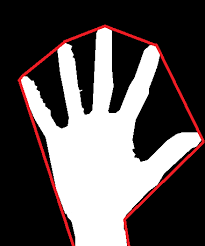
#> input picture hand_convex.png, 205 x 246 px, given in place of the camera
$ python HandDetection.py   (older library calls are emulated)
#> lines starting #> are read from the running program, lines starting #| are printed output that depends on the picture
import cv2
import numpy as np
import time

#Open Camera object
cap = cv2.VideoCapture(0)

#Decrease frame size
cap.set(cv2.cv.CV_CAP_PROP_FRAME_WIDTH, 1000)
cap.set(cv2.cv.CV_CAP_PROP_FRAME_HEIGHT, 600)

def nothing(x):
    pass

# Function to find angle between two vectors
def Angle(v1,v2):
 dot = np.dot(v1,v2)
 x_modulus = np.sqrt((v1*v1).sum())
 y_modulus = np.sqrt((v2*v2).sum())
 cos_angle = dot / x_modulus / y_modulus
 angle = np.degrees(np.arccos(cos_angle))
 return angle

# Function to find distance between two points in a list of lists
def FindDistance(A,B):
 return np.sqrt(np.power((A[0][0]-B[0][0]),2) + np.power((A[0][1]-B[0][1]),2))


# Creating a window for HSV track bars
cv2.namedWindow('HSV_TrackBar')

# Starting with 100's to prevent error while masking
h,s,v = 100,100,100

# Creating track bar
cv2.createTrackbar('h', 'HSV_TrackBar',0,179,nothing)
cv2.createTrackbar('s', 'HSV_TrackBar',0,255,nothing)
cv2.createTrackbar('v', 'HSV_TrackBar',0,255,nothing)

while(1):

    #Measure execution time
    start_time = time.time()

    #Capture frames from the camera
    ret, frame = cap.read()
#> frame is the input picture: shape (246, 205, 3); mean B, G, R 83, 82.7, 89.7

    #Blur the image
    blur = cv2.blur(frame,(3,3))
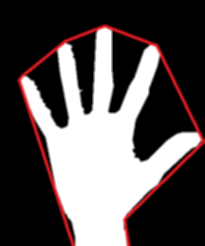
#> blur: shape (246, 205, 3); mean B, G, R 83, 82.7, 89.7

 	#Convert to HSV color space
    hsv = cv2.cvtColor(blur,cv2.COLOR_BGR2HSV)
#> hsv: shape (246, 205, 3); mean H, S, V 11.2, 14.2, 89.7

    #Create a binary image with where white will be skin colors and rest is black
    mask2 = cv2.inRange(hsv,np.array([2,50,50]),np.array([15,255,255]))
#> mask2: shape (246, 205); every value is 0

    #Kernel matrices for morphological transformation
    kernel_square = np.ones((11,11),np.uint8)
    kernel_ellipse= cv2.getStructuringElement(cv2.MORPH_ELLIPSE,(5,5))

    #Perform morphological transformations to filter out the background noise
    #Dilation increase skin color area
    #Erosion increase skin color area
    dilation = cv2.dilate(mask2,kernel_ellipse,iterations = 1)
    erosion = cv2.erode(dilation,kernel_square,iterations = 1)
    dilation2 = cv2.dilate(erosion,kernel_ellipse,iterations = 1)
    filtered = cv2.medianBlur(dilation2,5)
    kernel_ellipse= cv2.getStructuringElement(cv2.MORPH_ELLIPSE,(8,8))
    dilation2 = cv2.dilate(filtered,kernel_ellipse,iterations = 1)
    kernel_ellipse= cv2.getStructuringElement(cv2.MORPH_ELLIPSE,(5,5))
    dilation3 = cv2.dilate(filtered,kernel_ellipse,iterations = 1)
    median = cv2.medianBlur(dilation2,5)
    ret,thresh = cv2.threshold(median,127,255,0)

    #Find contours of the filtered frame
    contours, hierarchy = cv2.findContours(thresh,cv2.RETR_TREE,cv2.CHAIN_APPROX_SIMPLE)
#> contours = []

    #Draw Contours
    #cv2.drawContours(frame, cnt, -1, (122,122,0), 3)
    #cv2.imshow('Dilation',median)

	#Find Max contour area (Assume that hand is in the frame)
    max_area=100
    ci=0
    for i in range(len(contours)):
        cnt=contours[i]
        area = cv2.contourArea(cnt)
        if(area>max_area):
            max_area=area
            ci=i
#> this loop made 0 passes
#> after the loop, ci = 0; max_area = 100

	#Largest area contour
#> (the run stopped early here; a loop or call above may not have finished)
